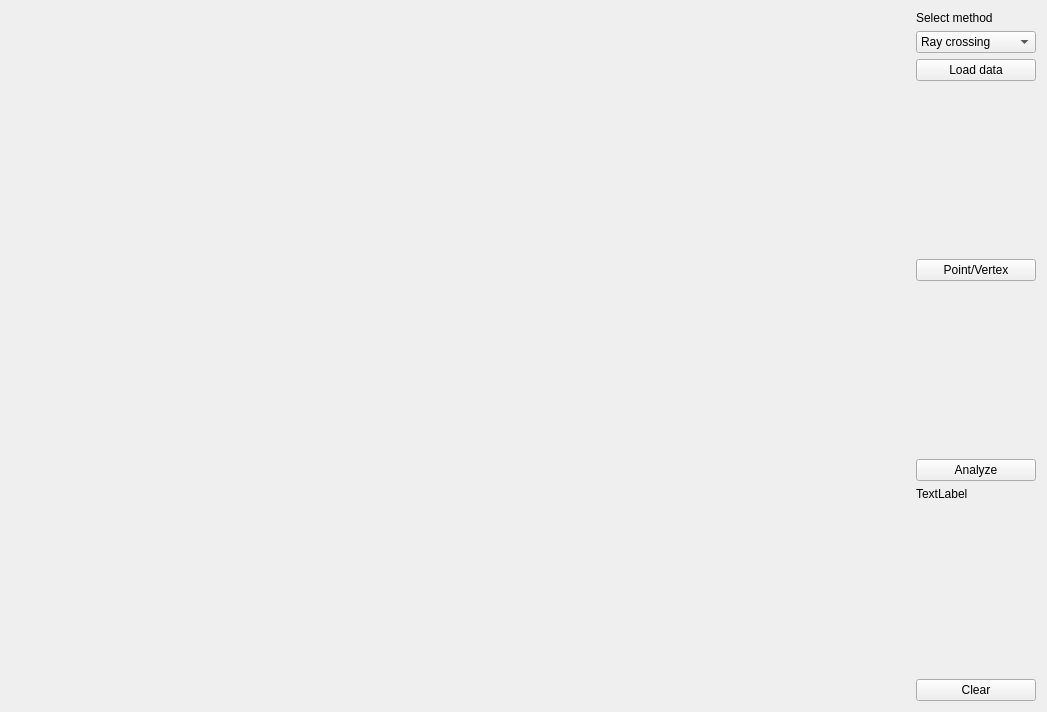
<?xml version="1.0" encoding="UTF-8"?>
<ui version="4.0">
 <class>Widget</class>
 <widget class="QWidget" name="Widget">
  <property name="geometry">
   <rect>
    <x>0</x>
    <y>0</y>
    <width>1047</width>
    <height>712</height>
   </rect>
  </property>
  <property name="windowTitle">
   <string>Point in Polygon</string>
  </property>
  <layout class="QHBoxLayout" name="horizontalLayout">
   <item>
    <widget class="Draw" name="Canvas" native="true">
     <property name="sizePolicy">
      <sizepolicy hsizetype="Preferred" vsizetype="Preferred">
       <horstretch>1</horstretch>
       <verstretch>1</verstretch>
      </sizepolicy>
     </property>
    </widget>
   </item>
   <item>
    <layout class="QVBoxLayout" name="verticalLayout">
     <item>
      <widget class="QLabel" name="label_2">
       <property name="text">
        <string>Select method</string>
       </property>
      </widget>
     </item>
     <item>
      <widget class="QComboBox" name="comboBox">
       <item>
        <property name="text">
         <string>Ray crossing</string>
        </property>
       </item>
       <item>
        <property name="text">
         <string>Winding number</string>
        </property>
       </item>
      </widget>
     </item>
     <item>
      <widget class="QPushButton" name="pushButtonLoad">
       <property name="text">
        <string>Load data</string>
       </property>
      </widget>
     </item>
     <item>
      <spacer name="verticalSpacer_3">
       <property name="orientation">
        <enum>Qt::Vertical</enum>
       </property>
       <property name="sizeHint" stdset="0">
        <size>
         <width>20</width>
         <height>15</height>
        </size>
       </property>
      </spacer>
     </item>
     <item>
      <widget class="QPushButton" name="pushButton">
       <property name="text">
        <string>Point/Vertex</string>
       </property>
      </widget>
     </item>
     <item>
      <spacer name="verticalSpacer_2">
       <property name="orientation">
        <enum>Qt::Vertical</enum>
       </property>
       <property name="sizeHint" stdset="0">
        <size>
         <width>20</width>
         <height>100</height>
        </size>
       </property>
      </spacer>
     </item>
     <item>
      <widget class="QPushButton" name="pushButtonAnalyze">
       <property name="text">
        <string>Analyze</string>
       </property>
      </widget>
     </item>
     <item>
      <widget class="QLabel" name="label">
       <property name="text">
        <string>TextLabel</string>
       </property>
      </widget>
     </item>
     <item>
      <spacer name="verticalSpacer">
       <property name="orientation">
        <enum>Qt::Vertical</enum>
       </property>
       <property name="sizeHint" stdset="0">
        <size>
         <width>20</width>
         <height>40</height>
        </size>
       </property>
      </spacer>
     </item>
     <item>
      <widget class="QPushButton" name="pushButtonClear">
       <property name="text">
        <string>Clear</string>
       </property>
      </widget>
     </item>
    </layout>
   </item>
  </layout>
 </widget>
 <customwidgets>
  <customwidget>
   <class>Draw</class>
   <extends>QWidget</extends>
   <header>draw.h</header>
   <container>1</container>
  </customwidget>
 </customwidgets>
 <resources/>
 <connections/>
</ui>
